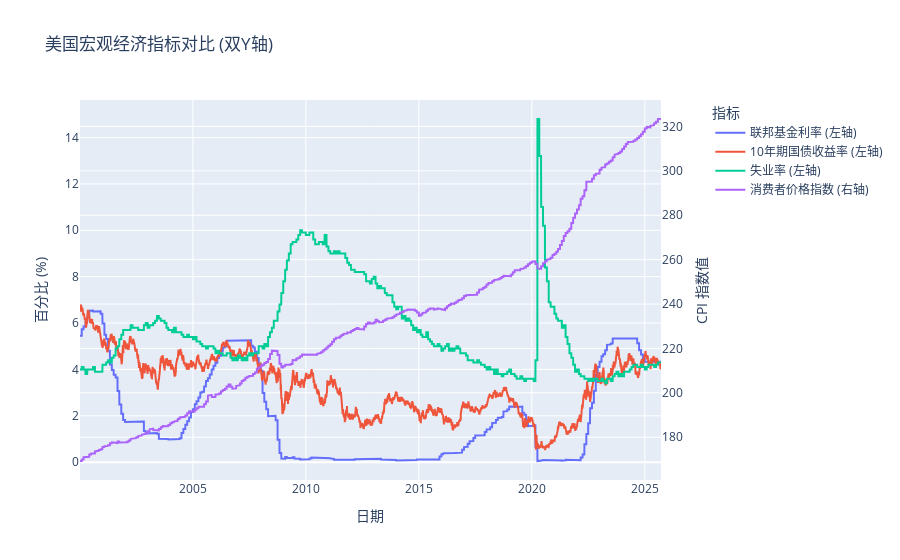

Notebook cell for this chart:
### Code cell
# 导入 plotly.graph_objects 库
import plotly.graph_objects as go
from plotly.subplots import make_subplots

# -----------------
#  创建带双Y轴的图表
# -----------------

# 1. 初始化一个带次Y轴的图表对象
#    make_subplots 会创建一个可以容纳多个子图的画布，这里我们只用一个，但激活它的次Y轴
fig = make_subplots(specs=[[{"secondary_y": True}]])

# 2. 在主Y轴上添加尺度较小的线 (利率和失业率)
#    我们使用 fig.add_trace() 来逐条添加曲线
fig.add_trace(
    go.Scatter(x=df_cleaned.index, y=df_cleaned['联邦基金利率'], name='联邦基金利率 (左轴)'),
    secondary_y=False, # False 表示添加到主Y轴
)

fig.add_trace(
    go.Scatter(x=df_cleaned.index, y=df_cleaned['美国10年期国债收益率'], name='10年期国债收益率 (左轴)'),
    secondary_y=False,
)

fig.add_trace(
    go.Scatter(x=df_cleaned.index, y=df_cleaned['失业率'], name='失业率 (左轴)'),
    secondary_y=False,
)


# 3. 在次Y轴上添加尺度较大的线 (通胀)
fig.add_trace(
    go.Scatter(x=df_cleaned.index, y=df_cleaned['消费者价格指数(通胀)'], name='消费者价格指数 (右轴)'),
    secondary_y=True, # True 表示添加到次Y轴
)


# 4. 美化图表：添加标题和坐标轴标签
fig.update_layout(
    title_text="美国宏观经济指标对比 (双Y轴)",
    legend_title="指标"
)

# 为主Y轴设置标题
fig.update_yaxes(title_text="百分比 (%)", secondary_y=False)

# 为次Y轴设置标题
fig.update_yaxes(title_text="CPI 指数值", secondary_y=True)

# 为X轴设置标题
fig.update_xaxes(title_text="日期")


# 5. 显示图表
fig.show()

### Figure 1 — Plotly figure (JSON) as saved in the notebook; plotly's stock layout.template omitted (floating-point values rounded to 4 significant figures; data arrays with more than 128 entries replaced by an {"elided": "..."} marker saying what was removed)
{"data": [{"name": "联邦基金利率 (左轴)", "type": "scatter", "x": {"elided": "6797 str values"}, "xaxis": "x", "y": {"elided": "6797 float values"}, "yaxis": "y"}, {"name": "10年期国债收益率 (左轴)", "type": "scatter", "x": {"elided": "6797 str values"}, "xaxis": "x", "y": {"elided": "6797 float values"}, "yaxis": "y"}, {"name": "失业率 (左轴)", "type": "scatter", "x": {"elided": "6797 str values"}, "xaxis": "x", "y": {"elided": "6797 float values"}, "yaxis": "y"}, {"name": "消费者价格指数 (右轴)", "type": "scatter", "x": {"elided": "6797 str values"}, "xaxis": "x", "y": {"elided": "6797 float values"}, "yaxis": "y2"}], "layout": {"legend": {"title": {"text": "指标"}}, "title": {"text": "美国宏观经济指标对比 (双Y轴)"}, "xaxis": {"anchor": "y", "domain": [0, 0.94], "title": {"text": "日期"}}, "yaxis": {"anchor": "x", "domain": [0, 1], "title": {"text": "百分比 (%)"}}, "yaxis2": {"anchor": "x", "overlaying": "y", "side": "right", "title": {"text": "CPI 指数值"}}}}
